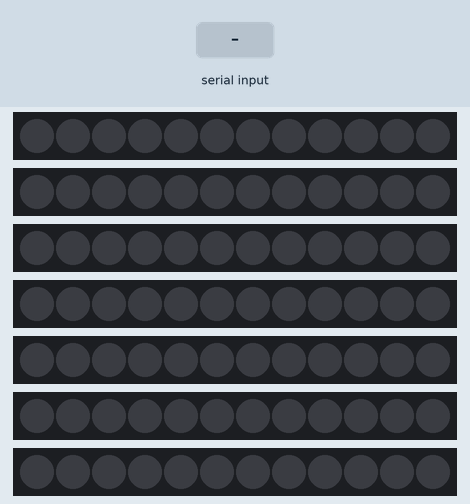
Simulated run of this sketch. Board: Arduino Uno, built with avr-gcc and run on an emulated ATmega328P. Parts: 7 × 12 RGB LEDs in strip order, left to right. The inputs (shaded band) are chosen by the test bench.

Above: at 1.2 s.
1.3 s: "1\n" received over Serial
At 2.51 s:
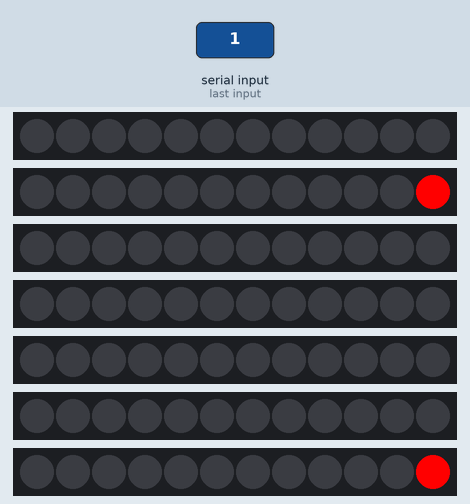
4.2 s: "2\n" received over Serial
At 5.62 s:
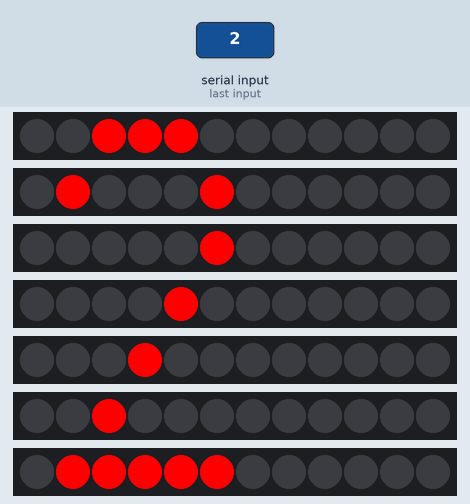
Timing chart, 0 to 7.2 s (numbered marks = the images above; inputs shaded):
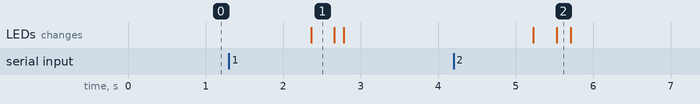

The sketch:

main.ino
```cpp
#include <Adafruit_NeoPixel.h>
#define PIN0 13
#define PIN1 12
#define PIN2 11
#define PIN3 10
#define PIN4 9
#define PIN5 8
#define PIN6 7

#define NUMPIXELS 12
#define NUMLINES 7

int len = NUMPIXELS;
int ch_n = NUMPIXELS - 1;
int speed_str = 25;

String c;
int flag = 0;
int count = 0;

int save_pos[5][NUMLINES];
int counter = 1;

byte char_pos[] = {
    16, 17, 18, 19, 20, 21, 22, 23, 24, 25,
    26, 27, 28, 29, 30, 31, 32, 33, 34, 35,
    36, 37, 38, 39, 40, 41, 42, 43, 44, 45,
    46, 47, 83, 49, 50, 51, 52, 53, 54, 55, 56, 57};

Adafruit_NeoPixel pixels[NUMLINES] = {
    Adafruit_NeoPixel(NUMPIXELS, PIN0, NEO_GRB + NEO_KHZ800),
    Adafruit_NeoPixel(NUMPIXELS, PIN1, NEO_GRB + NEO_KHZ800),
    Adafruit_NeoPixel(NUMPIXELS, PIN2, NEO_GRB + NEO_KHZ800),
    Adafruit_NeoPixel(NUMPIXELS, PIN3, NEO_GRB + NEO_KHZ800),
    Adafruit_NeoPixel(NUMPIXELS, PIN4, NEO_GRB + NEO_KHZ800),
    Adafruit_NeoPixel(NUMPIXELS, PIN5, NEO_GRB + NEO_KHZ800),
    Adafruit_NeoPixel(NUMPIXELS, PIN6, NEO_GRB + NEO_KHZ800)};

byte mas[][5] = {
    {0x7E, 0x11, 0x11, 0x11, 0x7E}, //__А (0xC0).
    {0x7F, 0x49, 0x49, 0x49, 0x33}, //__Б (0xC1).
    {0x7F, 0x49, 0x49, 0x49, 0x36}, //__В (0xC2).
    {0x7F, 0x01, 0x01, 0x01, 0x03}, //__Г (0xC3).
    {0xE0, 0x51, 0x4F, 0x41, 0xFF}, //__Д (0xC4).
    {0x7F, 0x49, 0x49, 0x49, 0x41}, //__Е (0xC5).
    {0x77, 0x08, 0x7F, 0x08, 0x77}, //__Ж (0xC6).
    {0x41, 0x49, 0x49, 0x49, 0x36}, //__З (0xC7).
    {0x7F, 0x10, 0x08, 0x04, 0x7F}, //__И (0xC8).
    {0x7C, 0x21, 0x12, 0x09, 0x7C}, //__Й (0xC9).
    {0x7F, 0x08, 0x14, 0x22, 0x41}, //__К (0xCA).
    {0x20, 0x41, 0x3F, 0x01, 0x7F}, //__Л (0xCB).
    {0x7F, 0x02, 0x0C, 0x02, 0x7F}, //__М (0xCC).
    {0x7F, 0x08, 0x08, 0x08, 0x7F}, //__Н (0xCD).
    {0x3E, 0x41, 0x41, 0x41, 0x3E}, //__О (0xCE).
    {0x7F, 0x01, 0x01, 0x01, 0x7F}, //__П (0xCF).
    {0x7F, 0x09, 0x09, 0x09, 0x06}, //__Р (0xD0).
    {0x3E, 0x41, 0x41, 0x41, 0x22}, //__С (0xD1).
    {0x01, 0x01, 0x7F, 0x01, 0x01}, //__Т (0xD2).
    {0x47, 0x28, 0x10, 0x08, 0x07}, //__У (0xD3).
    {0x1C, 0x22, 0x7F, 0x22, 0x1C}, //__Ф (0xD4).
    {0x63, 0x14, 0x08, 0x14, 0x63}, //__Х (0xD5).
    {0x7F, 0x40, 0x40, 0x40, 0xFF}, //__Ц (0xD6).
    {0x07, 0x08, 0x08, 0x08, 0x7F}, //__Ч (0xD7).
    {0x7F, 0x40, 0x7F, 0x40, 0x7F}, //__Ш (0xD8).
    {0x7F, 0x40, 0x7F, 0x40, 0xFF}, //__Щ (0xD9).
    {0x01, 0x7F, 0x48, 0x48, 0x30}, //__Ъ (0xDA).
    {0x7F, 0x48, 0x30, 0x00, 0x7F}, //__Ы (0xDB).
    {0x00, 0x7F, 0x48, 0x48, 0x30}, //__Ь (0xDC).
    {0x22, 0x41, 0x49, 0x49, 0x3E}, //__Э (0xDD).
    {0x7F, 0x08, 0x3E, 0x41, 0x3E}, //__Ю (0xDE).
    {0x46, 0x29, 0x19, 0x09, 0x7F}, //__Я (0xDF).
    {0x00, 0x00, 0x00, 0x00, 0x00}, //   0x20  32

    {0x00, 0x42, 0x7f, 0x40, 0x00}, // 1 0x31 49
    {0x42, 0x61, 0x51, 0x49, 0x46}, // 2 0x32 50
    {0x21, 0x41, 0x45, 0x4b, 0x31}, // 3 0x33 51
    {0x18, 0x14, 0x12, 0x7f, 0x10}, // 4 0x34 52
    {0x27, 0x45, 0x45, 0x45, 0x39}, // 5 0x35 53
    {0x3c, 0x4a, 0x49, 0x49, 0x30}, // 6 0x36 54
    {0x01, 0x71, 0x09, 0x05, 0x03}, // 7 0x37 55
    {0x36, 0x49, 0x49, 0x49, 0x36}, // 8 0x38 56
    {0x06, 0x49, 0x49, 0x29, 0x1e}, // 9 0x39 57

};

void setup()
{
    for (int j = 0; j < NUMLINES; j++) {
        pixels[j].begin();
    }
    Serial.begin(9600);
}

void loop()
{
    int i = 0;
    int r_m = 0;
    int n = 0;

    if (Serial.available() > 0) {
        c = Serial.readString();
        for (int j = 0; j < c.length(); j++) {
            if (c[j] == ' ')
                c[j] = 'S';
        }
        flag = 1;
    } else {
        if (flag != 0) {
            if (ch_n != -(6 * c.length())) {
                count = 0;
                for (int j = 0; j < NUMLINES; j++) {
                    pixels[j].clear();
                }

                while (i < c.length()) {
                    int m = 0;
                    while (m < sizeof(char_pos)) {
                        if ((byte)c[i] == char_pos[m]) {
                            print_char(m, ch_n + r_m);
                            if ((byte)c[i] == 83) {
                                r_m = r_m + 2;
                            } else {
                                r_m = r_m + 6;
                            }
                            count += 1;
                            break;
                        }
                        m = m + 1;
                    }
                    i = i + 1;
                }

                ch_n = ch_n - 1;
                delay(speed_str);

                for (int j = 0; j < NUMLINES; j++) {
                    pixels[j].show();
                }
            } else {
                flag = 0;
                ch_n = NUMPIXELS - 1;
            }
        }
    }
}

void print_char(byte code, byte pos)
{
    int p;
    int for_i = 5;

    if (pos == 11) {
        for_i = 1;
    } else if (pos == 10) {
        for_i = 2;
    } else if (pos == 9) {
        for_i = 3;
    } else if (pos == 8) {
        for_i = 4;
    }

    if (pos < 12) {
        for (int x = 0; x < for_i; x++) {
            for (int y = 0; y < NUMLINES; y++) {
                byte bit = bitRead(mas[code][x], y);
                if (bit) {
                    p = pos + x;
                    pixels[y].setPixelColor(p, pixels[y].Color(255, 0, 0));
                }

                if (pos == 0) {
                    if (bit) {
                        save_pos[x][y] = p;
                    } else {
                        save_pos[x][y] = NULL;
                    }
                    counter = 1;
                }
            }
        }
    }

    if (pos > 250) {
        for (int x = 0; x < 5; x++) {
            for (int y = 0; y < NUMLINES; y++) {
                if (save_pos[x][y] != NULL) {
                    p = save_pos[x][y] - counter;
                    pixels[y].setPixelColor(p, pixels[y].Color(255, 0, 0));
                }
            }
        }
        counter += 1;
    }
}
```

Measured:
- after the input at 1.3 s, the LEDs: change after 1.1 s (image 1)
- after the input at 4.2 s, the LEDs: first change after 1.0 s (image 2 shows a later state)
